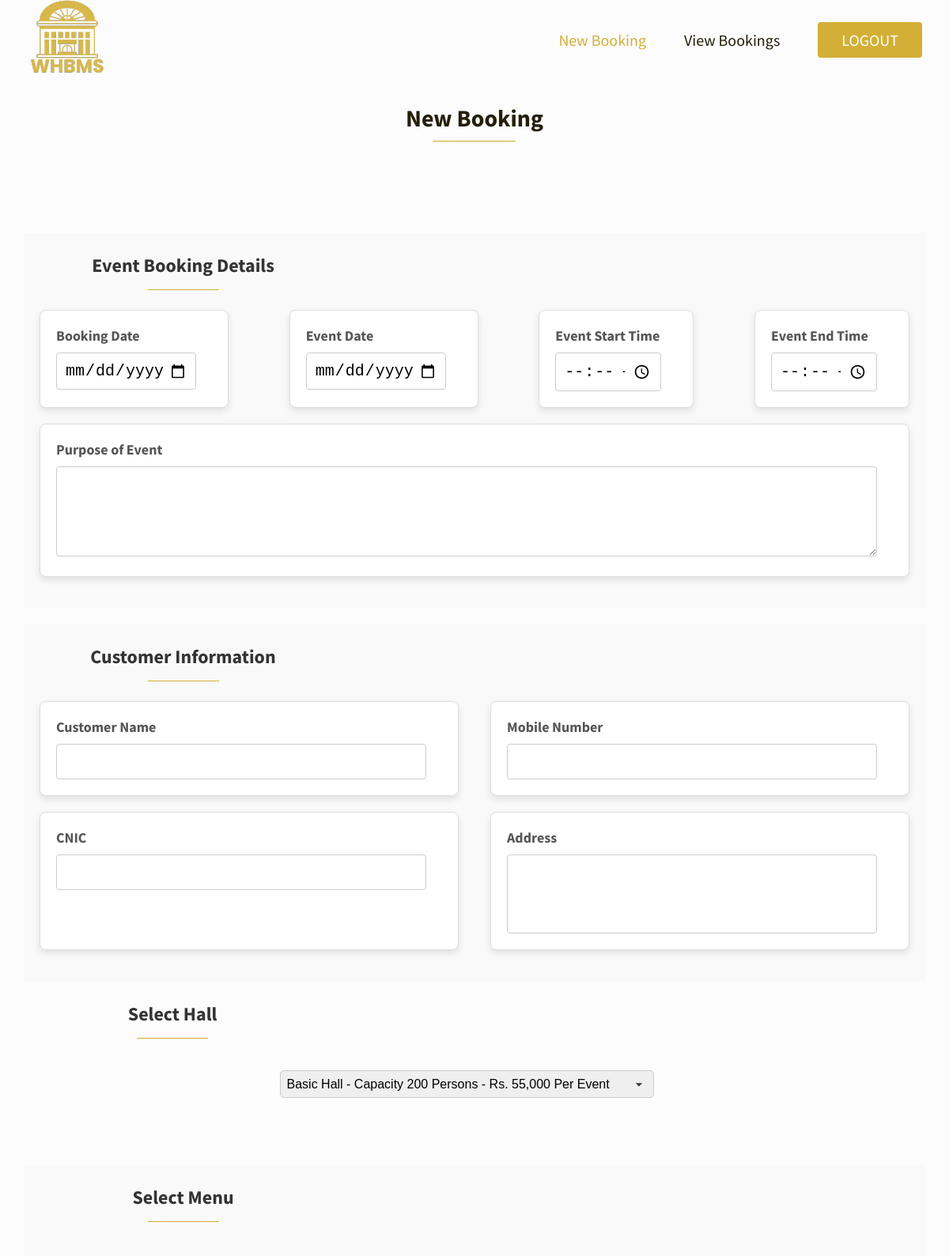
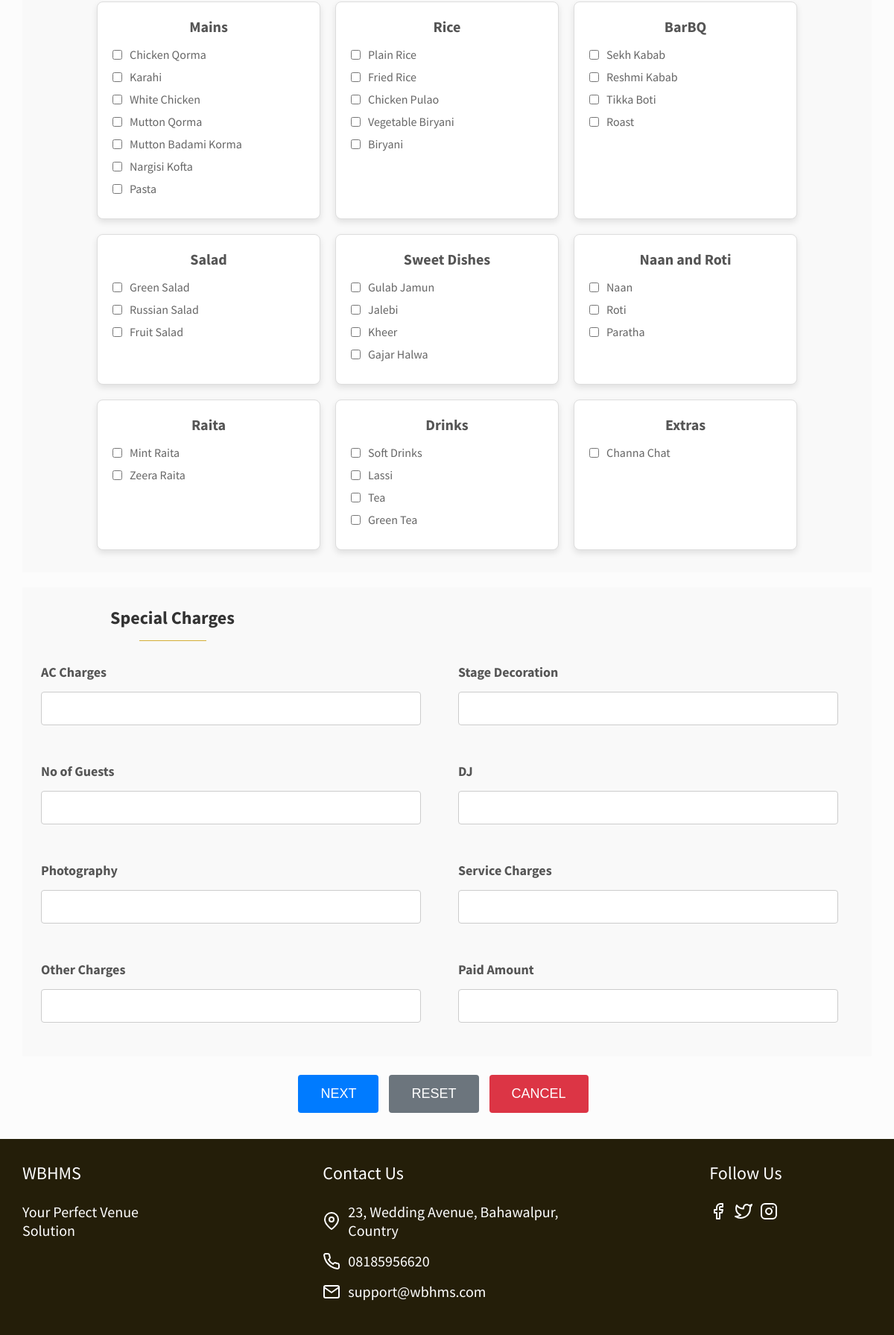
/booking.php (signed in), run on the app's committed database (2 pictures, top to bottom).
### tables this page shows
CREATE TABLE `mains` (
  `id` int(11) NOT NULL,
  `dish_name` varchar(255) NOT NULL,
  `price` decimal(10,2) NOT NULL
);

CREATE TABLE `rice` (
  `id` int(11) NOT NULL,
  `dish_name` varchar(255) NOT NULL,
  `price` decimal(10,2) NOT NULL
);

CREATE TABLE `barbq` (
  `id` int(11) NOT NULL,
  `dish_name` varchar(255) NOT NULL,
  `price` decimal(10,2) NOT NULL
);

CREATE TABLE `salad` (
  `id` int(11) NOT NULL,
  `dish_name` varchar(255) NOT NULL,
  `price` decimal(10,2) NOT NULL
);

CREATE TABLE `sweetdishes` (
  `id` int(11) NOT NULL,
  `dish_name` varchar(255) NOT NULL,
  `price` decimal(10,2) NOT NULL
);

CREATE TABLE `naanroti` (
  `id` int(11) NOT NULL,
  `dish_name` varchar(255) NOT NULL,
  `price` decimal(10,2) NOT NULL
);

CREATE TABLE `raita` (
  `id` int(11) NOT NULL,
  `dish_name` varchar(255) NOT NULL,
  `price` decimal(10,2) NOT NULL
);

CREATE TABLE `drinks` (
  `id` int(11) NOT NULL,
  `drink_name` varchar(255) NOT NULL,
  `price` decimal(10,2) NOT NULL
);

CREATE TABLE `extras` (
  `id` int(11) NOT NULL,
  `extra_name` varchar(255) NOT NULL,
  `price` decimal(10,2) NOT NULL
);

### booking.php (the view, shortened to what this page needs)
<!DOCTYPE html>
<html lang="en">
<head>
	<link rel="stylesheet" href="./assets/css/global-header.css">
	<link rel="stylesheet" href="./assets/css/global-footer.css">
	<link rel="stylesheet" href="./assets/css/rooms-and-suites.css">
</head>
<body>
    <header>
        <div class="header-container">
            <nav class="header-nav-bar">
                <div class="header-nav-logo">
					<a href="index.html">
						<img src="./assets/img/whbms.png"
							alt="whbmslogo">
					</a>
				</div>
                <ul class="header-nav-lists">
                    <li class="header-nav-list">
                        <a class="header-nav-link header-active" href="booking.php">New Booking</a>
                    </li>
                    <li class="header-nav-list"><a class="header-nav-link "
                            href="view_bookings.php">View Bookings</a></li>
                    <li class="header-nav-list"><a class="header-btn header-btn-custom" href="logout.php">LOGOUT</a></li>
                </ul>
            </nav>
    </header>
    <main>
        <div class="container">
            <div class="page-header-container">
                <h2 class="page-header">New Booking</h2>
                <hr />
                <br>
            </div>
            <form action="submit_form.php" method="post">
            <section class="booking-details-section">
                <div class="row booking-details-header-container">
                    <div class="col col-3">
                        <h4 class="booking-details-header active-header" id="booking-details"> Event Booking Details</h4>
                    </div>
                </div>
                <div class="row center-lg booking-details-container">
                    <div class="booking-detail col col-6">
                        <h3 class="booking-detail-title">Booking Date</h3>
                        <input type="date" id="booking-date" name="booking-date">
                    </div>
                    <div class="booking-detail col col-6">
                        <h3 class="booking-detail-title">Event Date</h3>
                        <input type="date" id="event-date" name="event-date">
                    </div>
                    <div class="booking-detail col col-6">
                        <h3 class="booking-detail-title">Event Start Time</h3>
                        <input type="time" id="event-start-time" name="event-start-time">
                    </div>
                    <div class="booking-detail col col-6">
                        <h3 class="booking-detail-title">Event End Time</h3>
                        <input type="time" id="event-end-time" name="event-end-time">
                    </div>
                    <div class="booking-detail col col-12" style="flex-basis: 100%;">
                        <h3 class="booking-detail-title">Purpose of Event</h3>
                        <textarea id="event-purpose" name="event-purpose" rows="4"></textarea>
                    </div>
                </div>
            </section>
            <section class="info-section">
             <div class="row info-section-header-container">
              <div class="col col-3">
                   <h4 class="info-section-header active-header" id="customer-info">Customer Information</h4>
               </div>
                 </div>
             <div class="info-container">
                   <div class="info-input">
            <label for="customer-name">Customer Name</label>
            <input type="text" id="customer-name" name="customer-name">
                  </div>
                  <div class="info-input">
            <label for="mobile-number">Mobile Number</label>
                      <input type="text" id="mobile-number" name="mobile-number">
                   </div>
                  <div class="info-input">
            <label for="cnic">CNIC</label>
            <input type="text" id="cnic" name="cnic">
              </div>
                    <div class="info-input" style="flex-basis: 100%;">
            <label for="address">Address</label>
                      <input type="text" id="address" name="address" style="height: 100px;">
                   </div>
                    </div>
              </section>
              <section class="rooms-section">
    <div class="row room-section-header-container">
        <div class="col col-3">
            <h4 class="room-section-header active-header" id="standard-room">Select Hall</h4>
        </div>
    </div>
<?php
include 'config.php';
$sql = "SELECT hall_name,capacity, price FROM halls";
$result = $conn->query($sql);
if ($result->num_rows > 0) {
    echo '<div class="row center-lg">';
    echo '<div class="rooms col col-2">';
    echo '<select id="hall-selection" name="hall-selection">';
    while ($row = $result->fetch_assoc()) {
        $hall_name = $row["hall_name"];
        $price = $row["price"];
        $capacity=  $row["capacity"];
        echo '<option value="' . $hall_name . '">' . $hall_name . ' - Capacity ' . number_format($capacity) . ' Persons'. ' - Rs. ' . number_format($price) . ' Per Event</option>';
    }
    echo '</select>';
    echo '</div>';
    echo '</div>';
} else {
    echo "No halls found";
}
?>
</section>
            <section class="menu-section">
                <div class="row room-section-header-container">
                    <div class="col col-3">
                        <h4 class="room-section-header active-header" id="standard-room">Select Menu</h4>
                    </div>
                </div>
                <div class="row center-lg">
                        <?php
include 'config.php';
$sql = "SELECT dish_name, price FROM Mains";
$result = $conn->query($sql);
if ($result->num_rows > 0) {
    echo '<div class="menu col col-2">';
    echo '<h3 class="menu-title">Mains</h3>';
    while ($row = $result->fetch_assoc()) {
        $dish_name = $row["dish_name"];
        echo '<div class="details-container">';
        echo '<input type="checkbox" id="' . $dish_name . '" name="mains[]" value="' . $dish_name . '">';
        echo '<label for="' . $dish_name . '" class="list-text">' . $dish_name . '</label>';
        echo '</div>';
    }
    echo '</div>';
} else {
    echo "No dishes found";
}
    $sql_rice = "SELECT dish_name, price FROM Rice";
    $result_rice = $conn->query($sql_rice);
    if ($result_rice->num_rows > 0) {
        echo '<div class="menu col col-2">';
        echo '<h3 class="menu-title">Rice</h3>';
        while ($row_rice = $result_rice->fetch_assoc()) {
            $rice_dish_name = $row_rice["dish_name"];
            echo '<div class="details-container">';
            echo '<input type="checkbox" id="' . $rice_dish_name . '" name="rice[]" value="' . $rice_dish_name . '">';
            echo '<label for="' . $rice_dish_name . '" class="list-text">' . $rice_dish_name . '</label>';
            echo '</div>';
        }
        echo '</div>';
    } else {
        echo "No rice dishes found";
    }
$sql_bbq = "SELECT dish_name, price FROM BarBQ";
$result_bbq = $conn->query($sql_bbq);
if ($result_bbq->num_rows > 0) {
    echo '<div class="menu col col-2">';
    echo '<h3 class="menu-title">BarBQ</h3>';
    while ($row_bbq = $result_bbq->fetch_assoc()) {
        $bbq_dish_name = $row_bbq["dish_name"];
        echo '<div class="details-container">';
        echo '<input type="checkbox" id="' . $bbq_dish_name . '" name="barbq[]" value="' . $bbq_dish_name . '">';
        echo '<label for="' . $bbq_dish_name . '" class="list-text">' . $bbq_dish_name . '</label>';
        echo '</div>';
    }
    echo '</div>';
    echo '</div>';
    echo '<div class="row center-lg">';
} else {
    echo "No BBQ dishes found";
}
$sql_salad = "SELECT dish_name, price FROM Salad";
$result_salad = $conn->query($sql_salad);
if ($result_salad->num_rows > 0) {
    echo '<div class="menu col col-2">';
    echo '<h3 class="menu-title">Salad</h3>';
    while ($row_salad = $result_salad->fetch_assoc()) {
        $salad_dish_name = $row_salad["dish_name"];
        echo '<div class="details-container">';
        echo '<input type="checkbox" id="' . $salad_dish_name . '" name="salad[]" value="' . $salad_dish_name . '">';
        echo '<label for="' . $salad_dish_name . '" class="list-text">' . $salad_dish_name . '</label>';
        echo '</div>';
    }
    echo '</div>';
} else {
    echo "No salad options found";
}
$sql_sweet_dishes = "SELECT dish_name, price FROM sweetdishes";
$result_sweet_dishes = $conn->query($sql_sweet_dishes);
if ($result_sweet_dishes->num_rows > 0) {
    echo '<div class="menu col col-2">';
    echo '<h3 class="menu-title">Sweet Dishes</h3>';
    while ($row_sweet_dishes = $result_sweet_dishes->fetch_assoc()) {
        $sweet_dishes_name = $row_sweet_dishes["dish_name"];
        echo '<div class="details-container">';
        echo '<input type="checkbox" id="' . $sweet_dishes_name . '" name="sweet-dishes[]" value="' . $sweet_dishes_name . '">';
        echo '<label for="' . $sweet_dishes_name . '" class="list-text">' . $sweet_dishes_name . '</label>';
        echo '</div>';
    }
    echo '</div>';
} else {
    echo "No sweet dishes options found";
}
$sql_naan_roti = "SELECT dish_name, price FROM naanroti";
$result_naan_roti = $conn->query($sql_naan_roti);
if ($result_naan_roti->num_rows > 0) {
    echo '<div class="menu col col-2">';
    echo '<h3 class="menu-title">Naan and Roti</h3>';
    while ($row_naan_roti = $result_naan_roti->fetch_assoc()) {
        $naan_roti_name = $row_naan_roti["dish_name"];
        echo '<div class="details-container">';
        echo '<input type="checkbox" id="' . $naan_roti_name . '" name="naan-roti[]" value="' . $naan_roti_name . '">';
        echo '<label for="' . $naan_roti_name . '" class="list-text">' . $naan_roti_name . '</label>';
        echo '</div>';
    }
    echo '</div>';
    echo '</div>';
    echo '<div class="row center-lg">';
} else {
    echo "No naan and roti options found";
}
$sql_raita = "SELECT dish_name, price FROM Raita";
$result_raita = $conn->query($sql_raita);
if ($result_raita->num_rows > 0) {
    echo '<div class="menu col col-2">';
    echo '<h3 class="menu-title">Raita</h3>';
    while ($row_raita = $result_raita->fetch_assoc()) {
        $raita_name = $row_raita["dish_name"];
        echo '<div class="details-container">';
        echo '<input type="checkbox" id="' . $raita_name . '" name="raita[]" value="' . $raita_name . '">';
        echo '<label for="' . $raita_name . '" class="list-text">' . $raita_name . '</label>';
        echo '</div>';
    }
    echo '</div>';
} else {
    echo "No raita options found";
}
$sql_drinks = "SELECT drink_name, price FROM drinks";
$result_drinks = $conn->query($sql_drinks);
if ($result_drinks->num_rows > 0) {
    echo '<div class="menu col col-2">';
    echo '<h3 class="menu-title">Drinks</h3>';
    while ($row_drinks = $result_drinks->fetch_assoc()) {
        $drink_name = $row_drinks["drink_name"];
        echo '<div class="details-container">';
        echo '<input type="checkbox" id="' . $drink_name . '" name="drinks[]" value="' . $drink_name . '">';
        echo '<label for="' . $drink_name . '" class="list-text">' . $drink_name . '</label>';
        echo '</div>';
    }
    echo '</div>';
} else {
    echo "No drink options found";
}
$sql_extras = "SELECT extra_name, price FROM extras";
$result_extras = $conn->query($sql_extras);
if ($result_extras->num_rows > 0) {
    echo '<div class="menu col col-2">';
    echo '<h3 class="menu-title">Extras</h3>';
    while ($row_extras = $result_extras->fetch_assoc()) {
        $extra_name = $row_extras["extra_name"];
        echo '<div class="details-container">';
        echo '<input type="checkbox" id="' . $extra_name . '" name="extras[]" value="' . $extra_name . '">';
        echo '<label for="' . $extra_name . '" class="list-text">' . $extra_name . '</label>';
        echo '</div>';
    }
    echo '</div>';
} else {
    echo "No extra options found";
}
?>
                </div>
            </section>
            <section class="charges-section">
    <div class="row charges-section-header-container">
        <div class="col col-3">
            <h4 class="room-section-header active-header" id="special-charges">Special Charges</h4>
        </div>
    </div>
    <div class="row center-lg charges-container">
        <div class="charge col col-12">
            <h3 class="charge-title">AC Charges</h3>
            <input type="text" id="ac-charges" name="ac-charges">
        </div>
        <div class="charge col col-12">
            <h3 class="charge-title">Stage Decoration</h3>
            <input type="text" id="stage-decoration" name="stage-decoration">
        </div>
        <div class="charge col col-12">
            <h3 class="charge-title">No of Guests</h3>
            <input type="number" id="no-of-guests" name="no-of-guests">
        </div>
        <div class="charge col col-12">
            <h3 class="charge-title">DJ</h3>
            <input type="text" id="dj" name="dj">
        </div>
        <div class="charge col col-12">
            <h3 class="charge-title">Photography</h3>
            <input type="text" id="photography" name="photography">
        </div>
        <div class="charge col col-12">
            <h3 class="charge-title">Service Charges</h3>
            <input type="text" id="service-charges" name="service-charges">
        </div>
        <div class="charge col col-12">
            <h3 class="charge-title">Other Charges</h3>
            <input type="text" id="other-charges" name="other-charges">
        </div>
        <div class="charge col col-12">
            <h3 class="charge-title">Paid Amount</h3>
            <input type="text" id="paid-amount" name="paid-amount">
        </div>
    </div>
</section>
            <div class="row buttons-row justify-content-center">
                <div class="col col-12">
                    <button type="submit" class="btn btn-primary">Next</button>
                    <button type="reset" class="btn btn-secondary">Reset</button>
                    <button type="button" class="btn btn-secondary cancel-btn">Cancel</button>
                </div>
            </div>
        </form>
        </div>
    </main>
    <footer class="footer">
    <div class="footer-container">
			<nav class="footer-nav">
				<div class="footer-description">
					<h3 class="footer-description-title">WBHMS</h3>
					<p>Your Perfect Venue Solution</p>
				</div>
				<div class="footer-contact-us">
					<h3 class="footer-description-title">Contact Us</h3>
					<p class="footer-description-detail">
						<img src="./assets/img/map-pin.svg" class="footer-description-icon" alt="star hotel location">
						<span>23, Wedding Avenue, Bahawalpur, Country</span>
					<p class="footer-description-detail">
						<img src="./assets/img/phone.svg" class="footer-description-icon" alt="star hotels phone number">
						<span>
					 08185956620</span></p>
					<p class="footer-description-detail">
						<img src="./assets/img/mail.svg" class="footer-description-icon" alt="star hotels email">
						<span>support@wbhms.com</span> </p>
				</div>
				<div class="footer-follow-us">
					<h3 class="footer-description-title">Follow Us</h3>
					<ul class="footer-follow-us-lists">
						<li class="follow-us-list">
							<a href="">
								<img src="./assets/img/facebook.svg" alt="star hotels facebook page">
							</a>
						</li>
						<li class="follow-us-list">
							<a href="">
								<img src="./assets/img/twitter.svg" alt="star hotels twitter page">
							</a>
						</li>
						<li class="follow-us-list">
							<a href="">
								<img src="./assets/img/instagram.svg" alt="star hotels instagram page">
							</a>
						</li>
					</ul>
				</div>
			</nav>
		</div>
	</footer>
</body>
</html>

### data on the page
mains: dish_name "Chicken Qorma"
mains: dish_name "Karahi"
mains: dish_name "White Chicken"
mains: dish_name "Mutton Qorma"
mains: dish_name "Mutton Badami Korma"
mains: dish_name "Nargisi Kofta"
mains: dish_name "Pasta"
rice: dish_name "Plain Rice"
rice: dish_name "Fried Rice"
rice: dish_name "Chicken Pulao"
rice: dish_name "Vegetable Biryani"
rice: dish_name "Biryani"
barbq: dish_name "Sekh Kabab"
barbq: dish_name "Reshmi Kabab"
barbq: dish_name "Tikka Boti"
barbq: dish_name "Roast"
salad: dish_name "Green Salad"
salad: dish_name "Russian Salad"
salad: dish_name "Fruit Salad"
sweetdishes: dish_name "Gulab Jamun"
sweetdishes: dish_name "Jalebi"
sweetdishes: dish_name "Kheer"
sweetdishes: dish_name "Gajar Halwa"
naanroti: dish_name "Naan"
naanroti: dish_name "Roti"
naanroti: dish_name "Paratha"
raita: dish_name "Mint Raita"
raita: dish_name "Zeera Raita"
drinks: drink_name "Soft Drinks"
drinks: drink_name "Lassi"
drinks: drink_name "Tea"
drinks: drink_name "Green Tea"
extras: extra_name "Channa Chat"

### other printed values
form field hall-selection "Basic Hall - Capacity 200 Persons - Rs. 55,000 Per Event"
